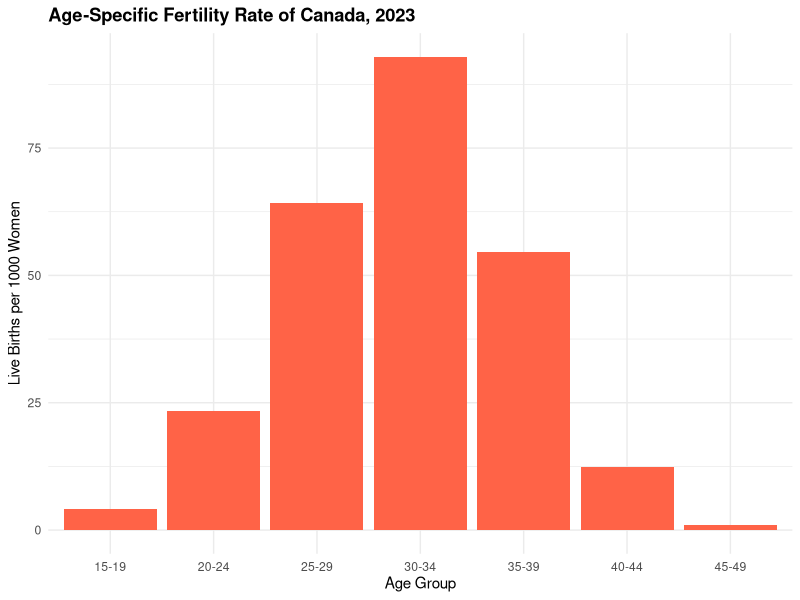
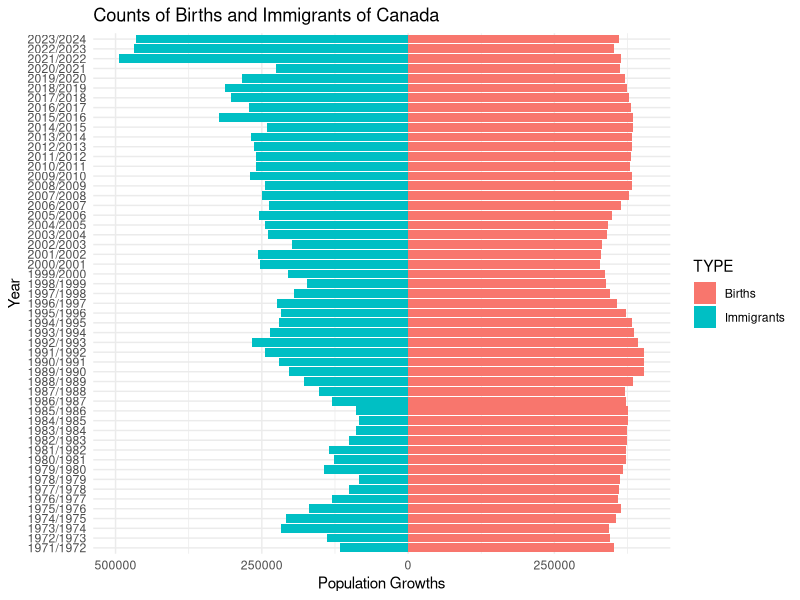
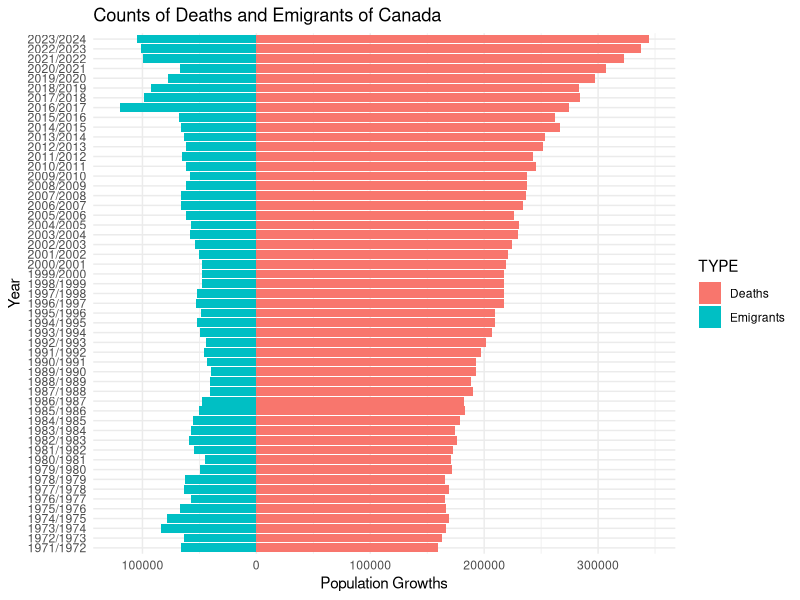
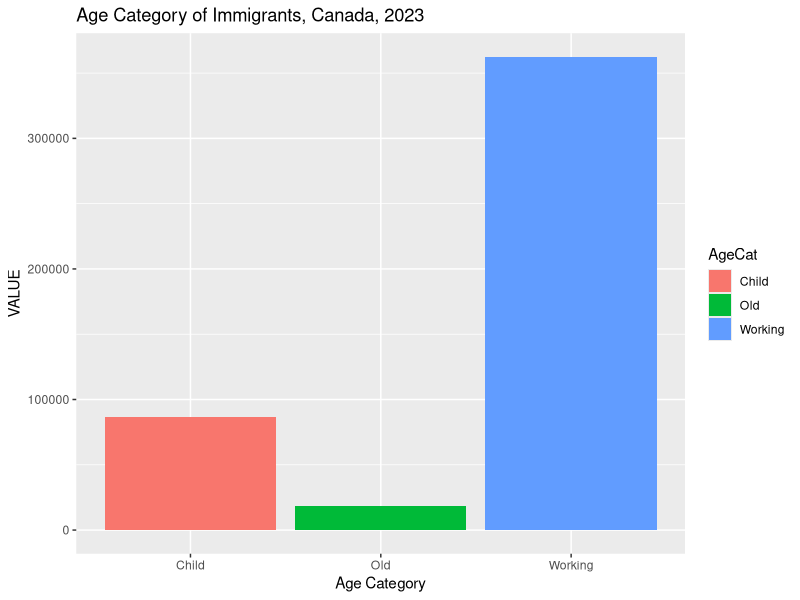
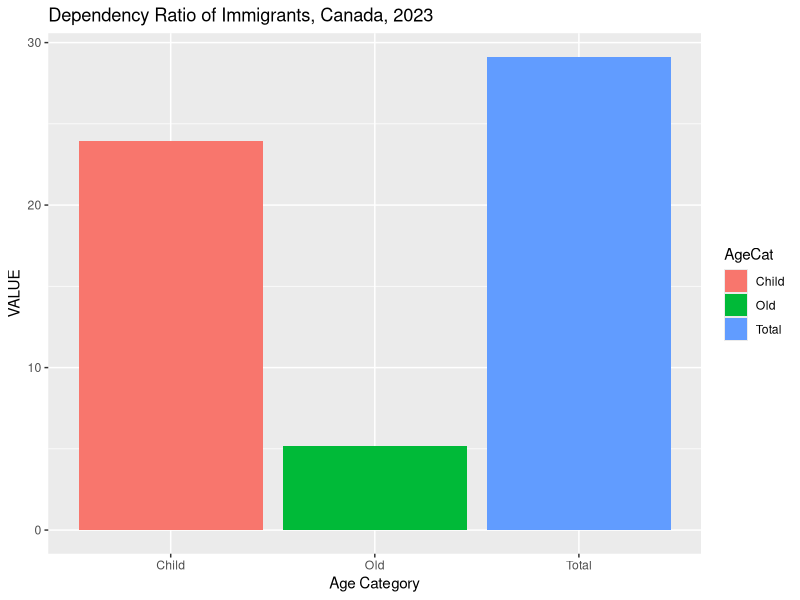

These figures' R source, in order:
library(tidyverse)
options(scipen = 999)

fert <- read.csv("data/fertility.csv")
grow <- read.csv("data/growth.csv")
imm <- read.csv("data/immigration_22to24.csv")


####################################ASFR
ASFR <- fert %>% filter(REF_DATE==2023,
                GEO=="Canada, place of residence of mother") %>%
        select(Characteristics, VALUE)
# remove totals
ASFR0 <- ASFR[-c((nrow(ASFR)-1):nrow(ASFR)), ]
ASFR0$AgeGroup <- sub(".*(\\d{2,2} to \\d{2,2}).*", "\\1", ASFR0$Characteristics)
ASFR0$AgeGroup <- sub(" to ", "-", ASFR0$AgeGroup)
ASFR0

gg_ASFR_2023 <- ggplot(ASFR0, aes(x=AgeGroup, y=VALUE))+
  geom_col(fill="tomato1")+
  theme_minimal() +
  theme(plot.title = element_text(lineheight=.8, face="bold"),
        axis.text.x = element_text(angle=0, vjust=0.5),
        legend.position = "right") +
  labs(title = "Age-Specific Fertility Rate of Canada, 2023",
       x = "Age Group", y = "Live Births per 1000 Women")

######################################################################


glimpse(grow)

grow0 <- grow %>% filter(GEO=="Canada",
                            Components.of.population.growth %in%
                              c("Immigrants", "Emigrants",
                                "Births", "Deaths")) %>%
  select(REF_DATE, TYPE = Components.of.population.growth,
                        VALUE)

grow_in <- grow0 %>% filter(TYPE %in% c("Immigrants", "Births")) %>%
                        mutate(VALUE = ifelse(test = TYPE=="Immigrants",
                                              yes = -VALUE,
                                              no = VALUE))

grow_out <- grow0 %>% filter(TYPE %in% c("Deaths", "Emigrants")) %>%
                        mutate(VALUE = ifelse(test = TYPE=="Emigrants",
                                              yes = -VALUE,
                                              no = VALUE))


gg_grow_in <- ggplot(grow_in, aes(x = REF_DATE, y = VALUE, fill = TYPE)) +
  geom_col()+
  scale_y_continuous(labels=function(x) abs(x))+
  labs(title = "Counts of Births and Immigrants of Canada",
       y="Population Growths",
       x="Year") +
  theme_minimal() +
  coord_flip()

gg_grow_out <- ggplot(grow_out, aes(x = REF_DATE, y = VALUE, fill = TYPE)) +
  geom_col()+
  scale_y_continuous(labels=function(x) abs(x))+
  labs(title = "Counts of Deaths and Emigrants of Canada",
       y="Population Growths",
       x="Year") +
  theme_minimal() +
  coord_flip()


#########################################immigration dep
imm0 <- imm %>% filter(REF_DATE=="2022/2023",
                       !(Age.group %in% c("All ages", "-1 year"))) %>%
  select(Age.group, VALUE) %>%
  mutate(AgeCat = case_when(
    as.numeric(sub("^\\D*(\\d+).*", "\\1", Age.group)) <= 10 ~ "Child",
    as.numeric(sub("^\\D*(\\d+).*", "\\1", Age.group)) >= 15 &
      as.numeric(sub("^\\D*(\\d+).*", "\\1", Age.group)) <= 60 ~ "Working",
    TRUE ~ "Old"
  )
  ) %>%
  group_by(AgeCat) %>% summarise(VALUE=sum(abs(VALUE))) %>%
  ungroup()

imm1 <- imm0 %>%
  pivot_wider(names_from="AgeCat", values_from="VALUE") %>%
  mutate(Total = Child+Old,
         Child = Child/Working*100,
         Old = Old/Working*100,
         Total = Total/Working*100) %>%
  select(-Working) %>%
  pivot_longer(cols = Child:Total,
               names_to = "AgeCat",
               values_to = "VALUE") %>%
  droplevels()


gg_imm_dep_2023 <- ggplot(imm1,
                              aes(x = AgeCat, y = VALUE, fill=AgeCat))+
  geom_col()+
  xlab("Age Category") +
  labs(title = "Dependency Ratio of Immigrants, Canada, 2023")

gg_imm_agecat_2023 <- ggplot(imm0,
                      aes(x = AgeCat, y = VALUE, fill=AgeCat))+
  geom_col()+
  xlab("Age Category") +
  labs(title = "Age Category of Immigrants, Canada, 2023")
